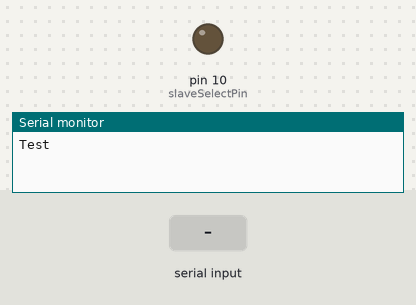
This sketch was run on a simulated Arduino Uno, built with avr-gcc and run on an emulated ATmega328P. Parts: output pins drawn as LEDs (lit = HIGH), the last lines printed to the serial monitor. The test bench sets the inputs (shaded band).

Above: at 1.2 s.
1.3 s: "1\n" received over Serial
At 1.6 s:
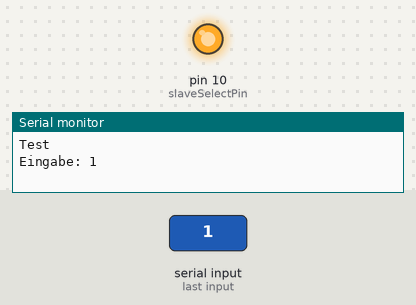
Timing chart, 0 to 4.3 s (numbered marks = the images above; inputs shaded):
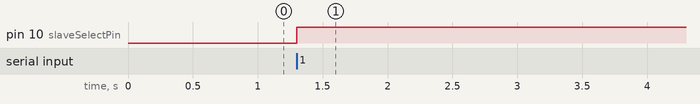

The sketch:

DigitalPotControl.ino
```cpp
/*
  Digital Pot Control

  This example controls an Analog Devices AD5206 digital potentiometer.
  The AD5206 has 6 potentiometer channels. Each channel's pins are labeled
  A - connect this to voltage
  W - this is the pot's wiper, which changes when you set it
  B - connect this to ground.

 The AD5206 is SPI-compatible,and to command it, you send two bytes,
 one with the channel number (0 - 5) and one with the resistance value for the
 channel (0 - 255).

 The circuit:
  * All A pins  of AD5206 connected to +5V
  * All B pins of AD5206 connected to ground
  * An LED and a 220-ohm resisor in series connected from each W pin to ground
  * CS - to digital pin 10  (SS pin)
  * SDI - to digital pin 11 (MOSI pin)
  * CLK - to digital pin 13 (SCK pin)

 created 10 Aug 2010
 by Tom Igoe

 Thanks to Heather Dewey-Hagborg for the original tutorial, 2005

*/


// inslude the SPI library:
#include <SPI.h>


// set pin 10 as the slave select for the digital pot:
const int slaveSelectPin = 10;
int analogPin = A5;
int eingabe = 0;

void setup() {
  // set the slaveSelectPin as an output:
  pinMode (slaveSelectPin, OUTPUT);
  // initialize SPI:
  SPI.begin();
  Serial.begin(9600);
  Serial.println("Test");
}

void loop() {
  // go through the six channels of the digital pot:
    if (Serial.available() > 0) {
                // read the incoming byte:
                eingabe = Serial.parseInt();
                Serial.print("Eingabe: ");
                Serial.println(eingabe);
                if(eingabe == 1){
                digitalPotWrite(1, 0);
                }
                if(eingabe == 2){
                digitalPotWrite(1, 16);
                }
                if(eingabe == 3){
                digitalPotWrite(1, 127);
                }
//    digitalPotWrite(0, eingabe);

//    digitalPotWrite(2, eingabe);
//    digitalPotWrite(3, eingabe);

//    float analog = analogRead(analogPin);
//    Serial.print("Volt: ");
//    Serial.println(analog/204.6);

    delay(5);

    }

}

void digitalPotWrite(int address, int value) {
  // take the SS pin low to select the chip:
  digitalWrite(slaveSelectPin, LOW);
  //  send in the address and value via SPI:
  SPI.transfer(address);
  SPI.transfer(value);
  // take the SS pin high to de-select the chip:
  digitalWrite(slaveSelectPin, HIGH);
}
```

Measured:
- after the input at 1.3 s, pin 10 (slaveSelectPin): LOW → HIGH at once
